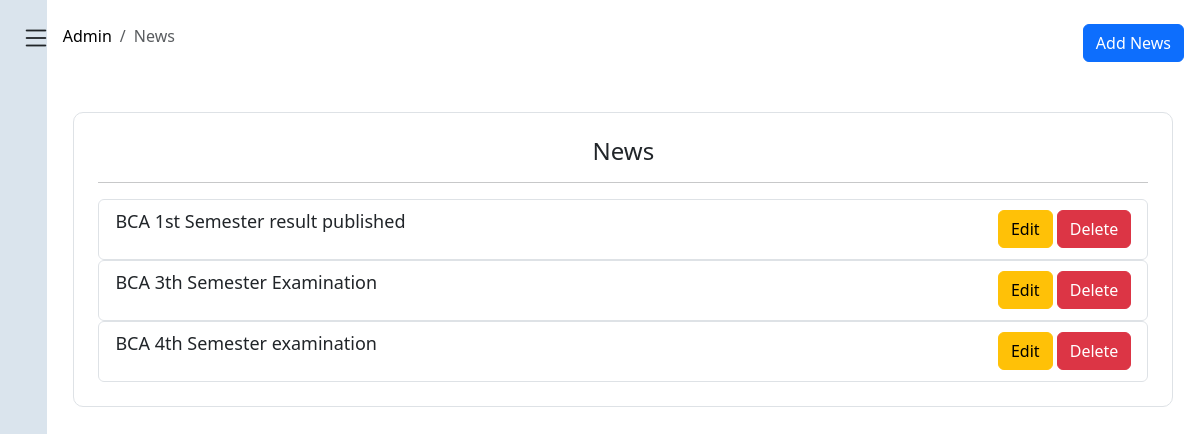
The app's page /admin/news.php (signed in) with its own data.
### tables this page shows
CREATE TABLE `news` (
  `sn` int NOT NULL,
  `title` varchar(255) NOT NULL,
  `description` text NOT NULL,
  `image` varchar(255) NOT NULL,
  `created/edited_by` varchar(255) NOT NULL
);

### admin/news.php (the view, shortened to what this page needs)
<?php
include "../app/connection.php";
$news_query = "SELECT * FROM `news` ORDER BY `sn` DESC";
$result = mysqli_query($conn, $news_query);
?>
<!DOCTYPE html>
<html lang="en">
<head>
</head>
<body>
    <div class="main">
        <?php include "leftside.php" ?>
        <div class="right-side">
            <div class="bread d-flex justify-content-between">
                <nav aria-label">
                    <ol class="breadcrumb mt-4 ms-3">
                        <li class="breadcrumb-item"><a href="dashboard.php">Admin</a></li>
                        <li class="breadcrumb-item active" aria-current="page">News</li>
                    </ol>
                </nav>
                <div class="add mt-4 me-3">
                    <a href="news_add.php" class="btn btn-primary">Add News</a>
                </div>
            </div>
            <div class="container border p-2 mt-5" style="border-radius: 10px; max-width: 1100px; overflow-y: scroll; max-height: 750px;">
                <div class="container p-3">
                    <h4 class="text-center">News</h4>
                    <hr>
                    <?php while ($row = mysqli_fetch_assoc($result)): ?>
                        <?php
                        $sn = $row['sn'];
                        $title = $row['title'];
                        ?>
                        <ul class="list-group">
                            <li class="list-group-item d-flex justify-content-between d-flex align-items-center">
                                <p style="max-width: 840px; font-size:large;"><?php echo $title ?></p>
                                <div class="actions">
                                    <a href="news_edit.php?sn=<?php echo $sn; ?>" class="btn btn-warning">Edit</a>
                                    <button class="btn btn-danger" onclick="showConfirmation(<?php echo $sn; ?>)">Delete</button>
                                </div>
                            </li>
                        </ul>
                    <?php endwhile; ?>
                </div>
            </div>
        </div>
    </div>
    <?php include "sidebar.php" ?>
</body>
</html>

### admin/style.css (style rules this page uses)
* { padding: 0; margin: 0; box-sizing: border-box; }
html, body { height: 100%; }

### records on screen
news: title "BCA 1st Semester result published"
news: title "BCA 3th Semester Examination"
news: title "BCA 4th Semester examination"
